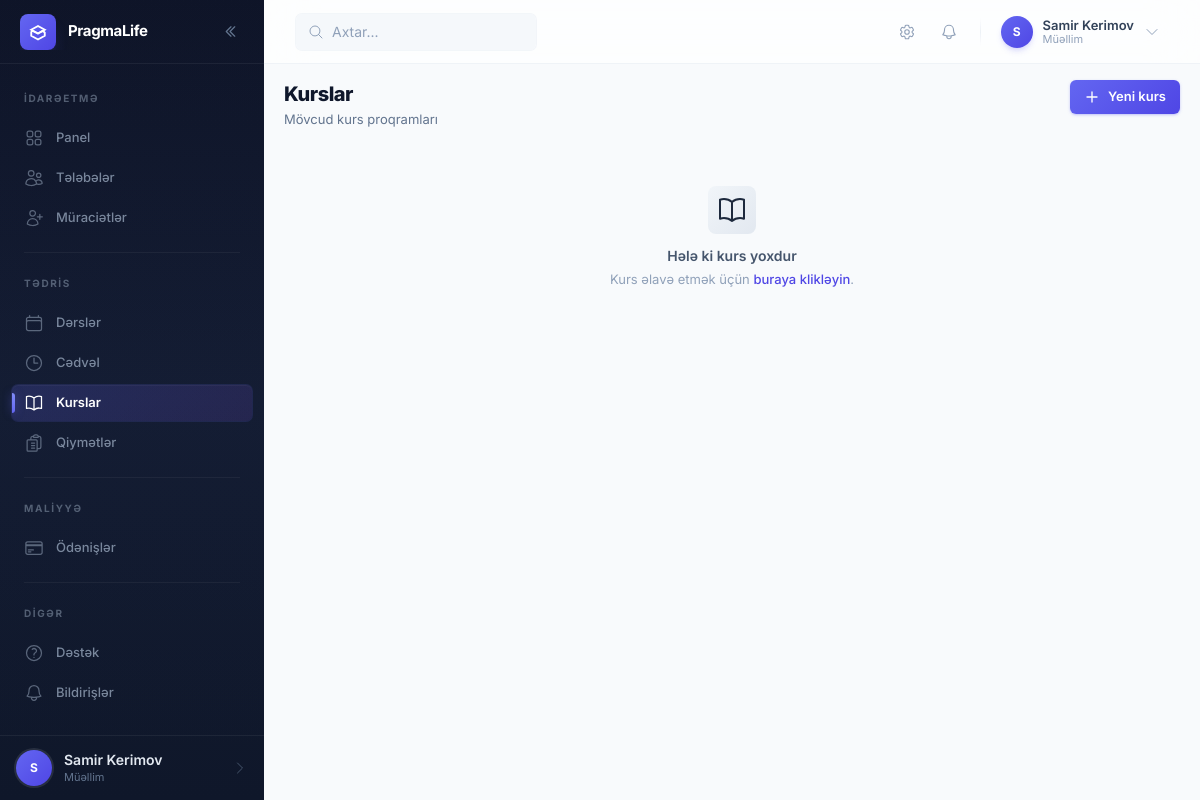
The page /courses/ (signed in) on the database as committed earlier.
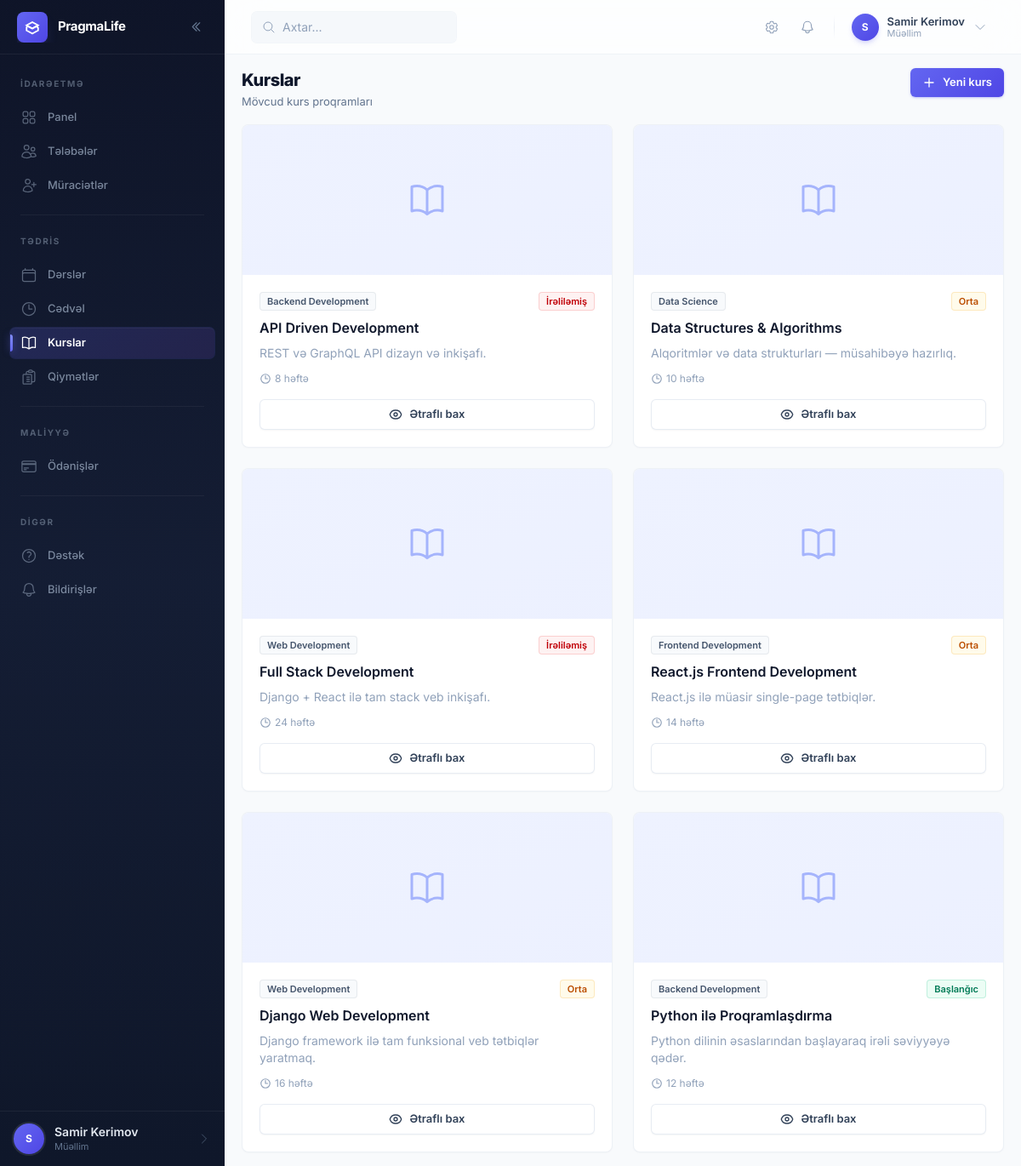
The same page on the database as committed later.
### apps/courses/models.py (models this page shows, shortened)
class Course(BaseModel):
    class Status(models.TextChoices):
        DRAFT = 'draft', 'Hazırlanır'
        ACTIVE = 'active', 'Aktiv'
        ARCHIVED = 'archived', 'Arxiv'
    class Level(models.TextChoices):
        BEGINNER = 'beginner', 'Başlanğıc'
        INTERMEDIATE = 'intermediate', 'Orta'
        ADVANCED = 'advanced', 'İrəliləmiş'
    title = models.CharField(max_length=255, verbose_name='Başlıq')
    slug = models.SlugField(unique=True, verbose_name='Slug')
    description = models.TextField(verbose_name='Təsvir')
    category = models.ForeignKey(
        Category,
        on_delete=models.SET_NULL,
        null=True,
        blank=True,
        related_name='courses',
        verbose_name='Kateqoriya'
    )
    cover_image = models.ImageField(
        upload_to='course_images/',
        blank=True,
        verbose_name='Örtük şəkli'
    )
    status = models.CharField(
        max_length=20,
        choices=Status.choices,
        default=Status.DRAFT,
        verbose_name='Status'
    )
    level = models.CharField(
        max_length=20,
        choices=Level.choices,
        default=Level.BEGINNER,
        verbose_name='Səviyyə'
    )
    objectives = models.TextField(blank=True, verbose_name='Kurs məqsədləri')
    prerequisites = models.TextField(blank=True, verbose_name='Ön şərtlər')
    duration_weeks = models.PositiveIntegerField(default=12, verbose_name='Müddət (həftə)')
    class Meta:
        db_table = 'courses_course'
        verbose_name = 'Kurs'
        verbose_name_plural = 'Kurslar'
        ordering = ['-created_at']

class Category(BaseModel):
    name = models.CharField(max_length=100, verbose_name='Ad')
    slug = models.SlugField(unique=True, verbose_name='Slug')
    description = models.TextField(blank=True, verbose_name='Təsvir')
    parent = models.ForeignKey(
        'self',
        on_delete=models.SET_NULL,
        null=True,
        blank=True,
        related_name='children',
        verbose_name='Üst kateqoriya'
    )
    class Meta:
        db_table = 'courses_category'
        verbose_name = 'Kateqoriya'
        verbose_name_plural = 'Kateqoriyalar'
        ordering = ['name']

### apps/courses/views.py (the view)
# urls.py: path('', views.CourseListView.as_view(), name='list'),
class CourseListView(LoginRequiredMixin, HTMXMixin, ListView):
    model = Course
    template_name = 'courses/course_list.html'
    partial_template_name = 'courses/partials/course_list.html'
    context_object_name = 'courses'
    paginate_by = 12
    def get_queryset(self):
        qs = Course.objects.select_related('category').filter(
            status=Course.Status.ACTIVE
        )
        if self.request.user.is_teacher:
            qs = Course.objects.select_related('category').all()
        return qs
    def get_context_data(self, **kwargs) -> dict:
        context = super().get_context_data(**kwargs)
        context['page_title'] = 'Kurslar'
        return context

### apps/users/models.py (called while the page is built)
    def get_full_name(self) -> str:
        return f"{self.first_name} {self.last_name}".strip()

    @property
    def is_teacher(self) -> bool:
        return self.role == self.Role.TEACHER

### core/context_processors.py (called while the page is built)
def lms_globals(request) -> dict:
    return {
        'LESSON_PRICE': getattr(settings, 'LESSON_PRICE', Decimal('25.00')),
        'APP_NAME': 'LMS Platform',
        'APP_VERSION': '1.0.0',
        'is_teacher': (
            request.user.is_authenticated
            and request.user.role == 'teacher'
        ),
        'is_student': (
            request.user.is_authenticated
            and request.user.role == 'student'
        ),
    }

### core/mixins.py (called while the page is built)
    def get_template_names(self) -> list[str]:
        if self.request.headers.get('HX-Request') and self.partial_template_name:
            return [self.partial_template_name]
        return super().get_template_names()  # type: ignore[misc]

### templates/courses/course_list.html (shortened to what this page needs)
{% extends 'base.html' %}
{% block breadcrumb %}
<div class="page-header">
    <div>
        <h1 class="page-title">Kurslar</h1>
        <p class="page-subtitle">Mövcud kurs proqramları</p>
    </div>
    {% if request.user.is_teacher %}
    <a href="{% url 'courses:create' %}" class="btn btn-primary">
        <svg class="w-4 h-4" fill="none" stroke="currentColor" viewBox="0 0 24 24"><path stroke-linecap="round" stroke-linejoin="round" stroke-width="2" d="M12 4.5v15m7.5-7.5h-15"/></svg>
        Yeni kurs
    </a>
    {% endif %}
</div>
{% endblock %}
{% block content %}
{% if courses %}
<div class="grid grid-cols-1 md:grid-cols-2 xl:grid-cols-3 gap-6">
    {% for course in courses %}
    <div class="card-hover overflow-hidden flex flex-col group">
        {% if course.cover_image %}
        <img src="{{ course.cover_image.url }}" class="w-full h-44 object-cover group-hover:scale-[1.02] transition-transform duration-300" alt="{{ course.title }}">
        {% else %}
        <div class="w-full h-44 bg-gradient-to-br from-primary-50 to-primary-100/60 flex items-center justify-center">
        </div>
        {% endif %}
        <div class="p-5 flex flex-col flex-1">
            <div class="flex items-start justify-between mb-2">
                {% if course.category %}
                <span class="badge-neutral">{{ course.category.name }}</span>
                {% endif %}
                <span class="{% if course.level == 'beginner' %}badge-success{% elif course.level == 'intermediate' %}badge-warning{% else %}badge-danger{% endif %}">
                    {{ course.get_level_display }}
                </span>
            </div>
            <h3 class="text-base font-semibold text-slate-900 mb-2">{{ course.title }}</h3>
            <p class="text-sm text-slate-400 flex-1 mb-3">{{ course.description|truncatechars:100 }}</p>
            <div class="flex items-center text-xs text-slate-400 mb-4">
                <svg class="w-3.5 h-3.5 mr-1" fill="none" stroke="currentColor" viewBox="0 0 24 24"><path stroke-linecap="round" stroke-linejoin="round" stroke-width="2" d="M12 6v6h4.5m4.5 0a9 9 0 1 1-18 0 9 9 0 0 1 18 0Z"/></svg>
                {{ course.duration_weeks }} həftə
            </div>
            <a href="{% url 'courses:detail' course.slug %}"
               class="btn btn-secondary justify-center mt-auto">
                Ətraflı bax
            </a>
        </div>
    </div>
    {% endfor %}
</div>
{% else %}
<div class="empty-state">
    <div class="empty-state-icon">
    </div>
    <h3 class="empty-state-title">Hələ ki kurs yoxdur</h3>
    {% if request.user.is_teacher %}
    <p class="empty-state-text">Kurs əlavə etmək üçün <a href="{% url 'courses:create' %}" class="text-primary-600 hover:text-primary-700 font-medium">buraya klikləyin</a>.</p>
    {% endif %}
</div>
{% endif %}
{% endblock %}

Rows that differ between the two databases and show on the page:
added Course: category.name "Backend Development", level "İrəliləmiş", title "API Driven Development", description "REST və GraphQL API dizayn və inkişafı.", duration_weeks "8"
added Course: category.name "Data Science", level "Orta", title "Data Structures & Algorithms", description "Alqoritmlər və data strukturları — müsahibəyə hazırlıq.", duration_weeks "10"
added Course: category.name "Web Development", level "İrəliləmiş", title "Full Stack Development", description "Django + React ilə tam stack veb inkişafı.", duration_weeks "24"
added Course: category.name "Frontend Development", level "Orta", title "React.js Frontend Development", description "React.js ilə müasir single-page tətbiqlər.", duration_weeks "14"
added Course: category.name "Web Development", level "Orta", title "Django Web Development", description "Django framework ilə tam funksional veb tətbiqlər yaratmaq.", duration_weeks "16"
added Course: category.name "Backend Development", level "Başlanğıc", title "Python ilə Proqramlaşdırma", description "Python dilinin əsaslarından başlayaraq irəli səviyyəyə qədər.", duration_weeks "12"
Other text that changed with them:
text no longer shown: "Hələ ki kurs yoxdur Kurs əlavə etmək üçün buraya klikləyin ."
